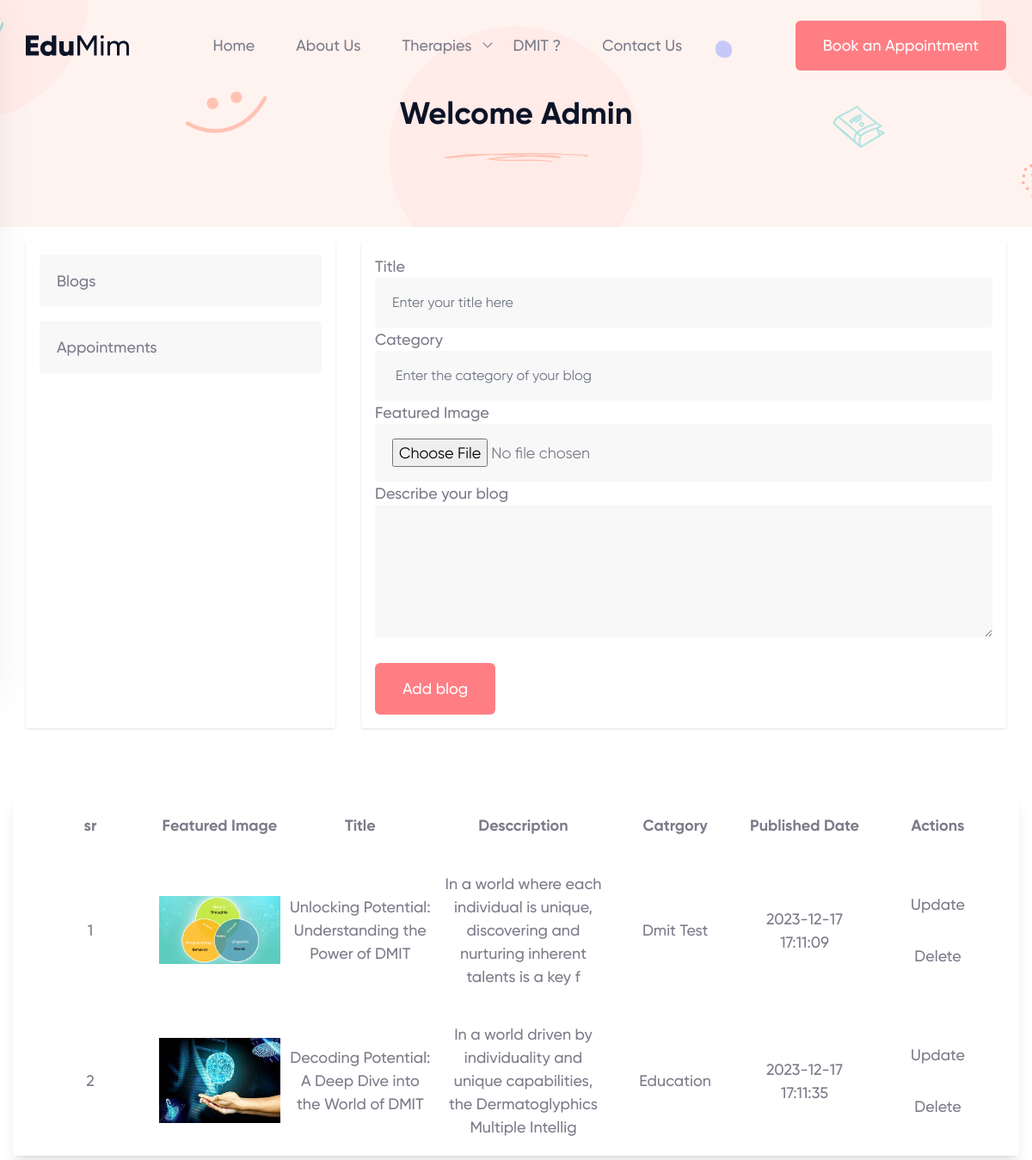
Page /login/index.php on the committed database.
### tables this page shows
CREATE TABLE `blogs` (
  `blog_id` int(50) NOT NULL,
  `title` text NOT NULL,
  `category` varchar(30) NOT NULL,
  `description` text NOT NULL,
  `featured_img` varchar(500) NOT NULL,
  `author` varchar(100) NOT NULL DEFAULT 'Admin',
  `dt` datetime NOT NULL DEFAULT current_timestamp()
);

### login/index.php (the view, shortened to what this page needs)
<!DOCTYPE html>
<html lang="en">
<head>
    <link rel="stylesheet" href="../assets/css/rt-plugins.css">
    <link rel="stylesheet" href="../assets/css/app.css">
    <link rel="stylesheet" href="../assets/css/style.css">
</head>
<body class=" font-gilroy font-medium text-gray text-lg leading-[27px]">
    <?php include '_header.php'; ?>
    <div class="breadcrumbs section-padding bg-[url('../images/all-img/bred.png')] bg-cover bg-center bg-no-repeat">
        <div class="container text-center">
            <h2>Welcome Admin</h2>
        </div>
    </div>
    <?php
    require_once("../partials/_db.php");
    ?>
    <div class="container">
        <section>
            <div class="grid grid-cols-12 gap-[30px] mt-4" >
                <div class="sidebar lg:col-span-4 col-span-12 shadow rounded p-4">
                    <ul class=" list-item space-y-4">
                        <li class=" block">
                            <a href="index.php" class=" flex justify-between bg-[#F8F8F8] py-[17px] px-5 rounded hover:bg-primary hover:text-white transition-all duration-150">
                                <span>Blogs</span>
                            </a>
                        </li>
                        <li class=" block">
                            <a href="my-appointments.php" class=" flex justify-between bg-[#F8F8F8] py-[17px] px-5 rounded hover:bg-primary hover:text-white transition-all duration-150">
                                <span>Appointments</span>
                            </a>
                        </li>
                    </ul>
                </div>
                <div class="mainsection lg:col-span-8 col-span-12 shadow rounded p-4 bg-white">
                    <div>
                        <form class="form" name="enq" enctype="multipart/form-data" method="post" action="">
                            <div class="grid grid-1 gap-[20px] ">
                                <div class="md:col-span-2 col-span-1">
                                    <label for="title"> Title</label>
                                    <input type="text" name="title" id="title" class=" from-control" placeholder="Enter your title here" required>
                                </div>
                                <div class="md:col-span-2 col-span-1">
                                    <label for="category"> Category</label>
                                    <input type="text" name="category" id="category" class=" from-control" placeholder=" Enter the category of your blog" required>
                                </div>
                                <div class="md:col-span-2 col-span-1">
                                    <label for="fimg"> Featured Image</label>
                                    <input type="file" name="featured-img" id="fimg" class=" from-control" required>
                                </div>
                                <div class="md:col-span-2 col-span-1">
                                    <label for="desc"> Describe your blog</label>
                                    <textarea class=" from-control" name="desc" id="desc" placeholder="" rows="5"></textarea>
                                </div>
                            </div>
                            <button class="btn btn-primary mt-[30px]" type="submit" name="submit">
                                Add blog
                            </button>
                        </form>
                    </div>
                </div>
            </div>
        </section>
    </div>
    <div class="container shadow-lg mt-20 mb-20">
        <section>
            <table class="table-flexed my-10 ">
                <thead>
                    <tr>
                        <th width="50px !important">sr</th>
                        <th>Featured Image</th>
                        <th>Title</th>
                        <th>Desccription</th>
                        <th>Catrgory</th>
                        <th>Published Date</th>
                        <th>Actions</th>
                    </tr>
                </thead>
                <tbody>
                    <?php
                    $sr = 0;
                    $sql = "SELECT * FROM `blogs` ORDER BY 'dt' DESC ";
                    $result = mysqli_query($conn, $sql);
                    while ($row = mysqli_fetch_assoc($result)) {
                        $sr++;
                        $title = $row['title'];
                        $category = $row['category'];
                        $description = substr(htmlspecialchars_decode($row['description']), 0, 100);
                        $dt = $row['dt'];
                        $fimage = "../assets/images/blogImgs/" . $row['featured_img'];
                        echo '
                        <tr>
                            <td width="50px !important" >' . $sr . '</td>
                            <td>
                                <img width="150px" src="' . $fimage . '" alt="jshk">
                            </td>
                            <td>' . $title . '</td>
                            <td>' . $description . '</td>
                            <td>' . $category . '</td>
                            <td>' . $dt . '</td>
                            <td>
                                <button class="btn">Update</button>
                                <button class="btn">Delete</button>
                            </td>
                        </tr>
                        ';
                    }
                    ?>
                </tbody>
            </table>
        </section>
    </div>

### login/index.php (style rules this page uses)
th, td { min-width: 150px; padding: 20px 5px; text-align: center; }

### rows in the picture
blogs: featured_img (picture), title "Unlocking Potential: Understanding the Power of DMIT", description "In a world where each individual is unique, discovering and nurturing inherent talents is a key f", category "Dmit Test", dt "2023-12-17 17:11:09"
blogs: featured_img (picture), title "Decoding Potential: A Deep Dive into the World of DMIT", description "In a world driven by individuality and unique capabilities, the Dermatoglyphics Multiple Intellig", category "Education", dt "2023-12-17 17:11:35"
